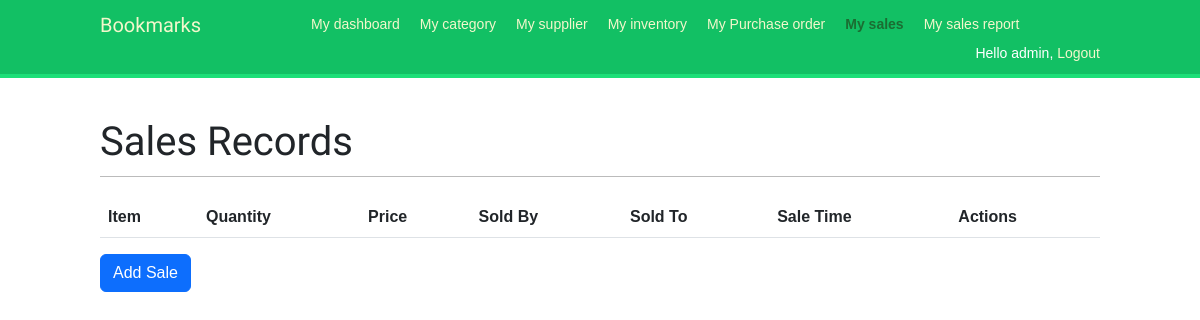
Before: /sales/ (signed in) with the older database file.
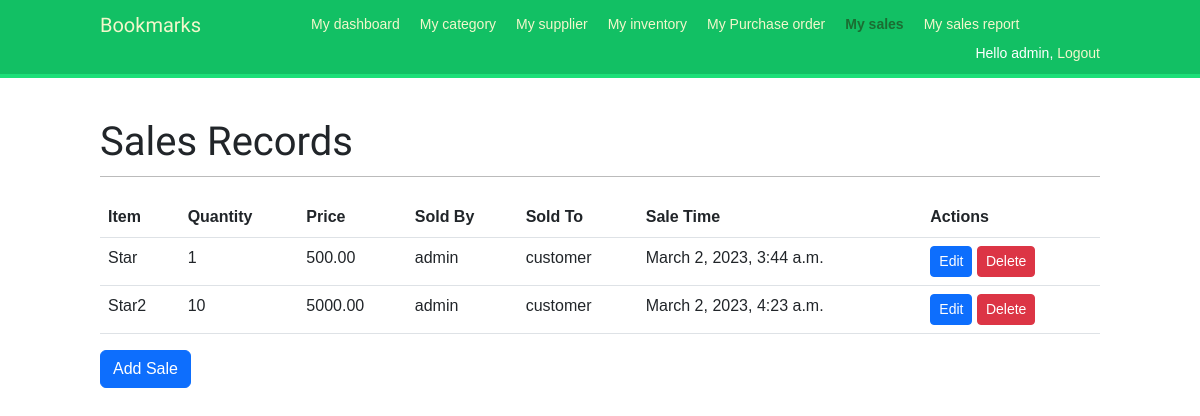
After: the same page with the newer database file.
### hotelbar/models.py (models this page shows, shortened)
class SalesRecord(models.Model):
    item = models.ForeignKey(InventoryItem, on_delete=models.CASCADE)
    quantity = models.PositiveIntegerField()
    price = models.DecimalField(max_digits=8, decimal_places=2)
    sold_by = models.ForeignKey(User, on_delete=models.CASCADE)
    sold_to = models.CharField(max_length=100)
    sale_time = models.DateTimeField(auto_now_add=True)
    day_name = models.CharField(max_length=10, blank=True, null=True)
    total_price = models.DecimalField(max_digits=10, decimal_places=2)

class InventoryItem(models.Model):
    name = models.CharField(max_length=100)
    category = models.ForeignKey(Category, on_delete=models.CASCADE)
    price = models.DecimalField(max_digits=8, decimal_places=2)
    current_quantity = models.PositiveIntegerField()
    reorder_level = models.PositiveIntegerField()
    reorder_quantity = models.PositiveIntegerField()
    last_ordered_date = models.DateField(null=True, blank=True)
    suppliers = models.ManyToManyField(Supplier, related_name='inventory_items')
    def __str__(self):
        return self.name

### sales/views.py (the view)
# urls.py: path('', views.sales_list, name='sales_list'),
@login_required
def sales_list(request):
    sales_records = SalesRecord.objects.all()
    return render(request, 'sales/sales_list.html', {'sales_records': sales_records,  'section': 'sales'})

### sales/templates/sales/sales_list.html
{% extends 'base.html' %}
{% block content %}
    <h1>Sales Records</h1>
    <table class="table">
        <thead>
          <tr>
            <th>Item</th>
            <th>Quantity</th>
            <th>Price</th>
            <th>Sold By</th>
            <th>Sold To</th>
            <th>Sale Time</th>
            <th>Actions</th>
          </tr>
        </thead>
        <tbody>
          {% for sale in sales_records %}
            <tr>
              <td>{{ sale.item }}</td>
              <td>{{ sale.quantity }}</td>
              <td>{{ sale.price }}</td>
              <td>{{ sale.sold_by }}</td>
              <td>{{ sale.sold_to }}</td>
              <td>{{ sale.sale_time }}</td>
              <td>
                <a href="{% url 'sales_edit' sale.pk %}" class="btn btn-sm btn-primary">Edit</a>
                <a href="{% url 'sales_delete' sale.pk %}" class="btn btn-sm btn-danger">Delete</a>
            </td>
            </tr>
          {% endfor %}
        </tbody>
      </table>
    <a href="{% url 'sales_add' %}" class="btn btn-primary">Add Sale</a>
{% endblock %}

Changed rows visible on the page:
added SalesRecord: item "Star", quantity "1", price "500.00", sold_by "admin", sold_to "customer", sale_time "March 2, 2023, 3:44 a.m."
added SalesRecord: item "Star2", quantity "10", price "5000.00", sold_by "admin", sold_to "customer", sale_time "March 2, 2023, 4:23 a.m."
